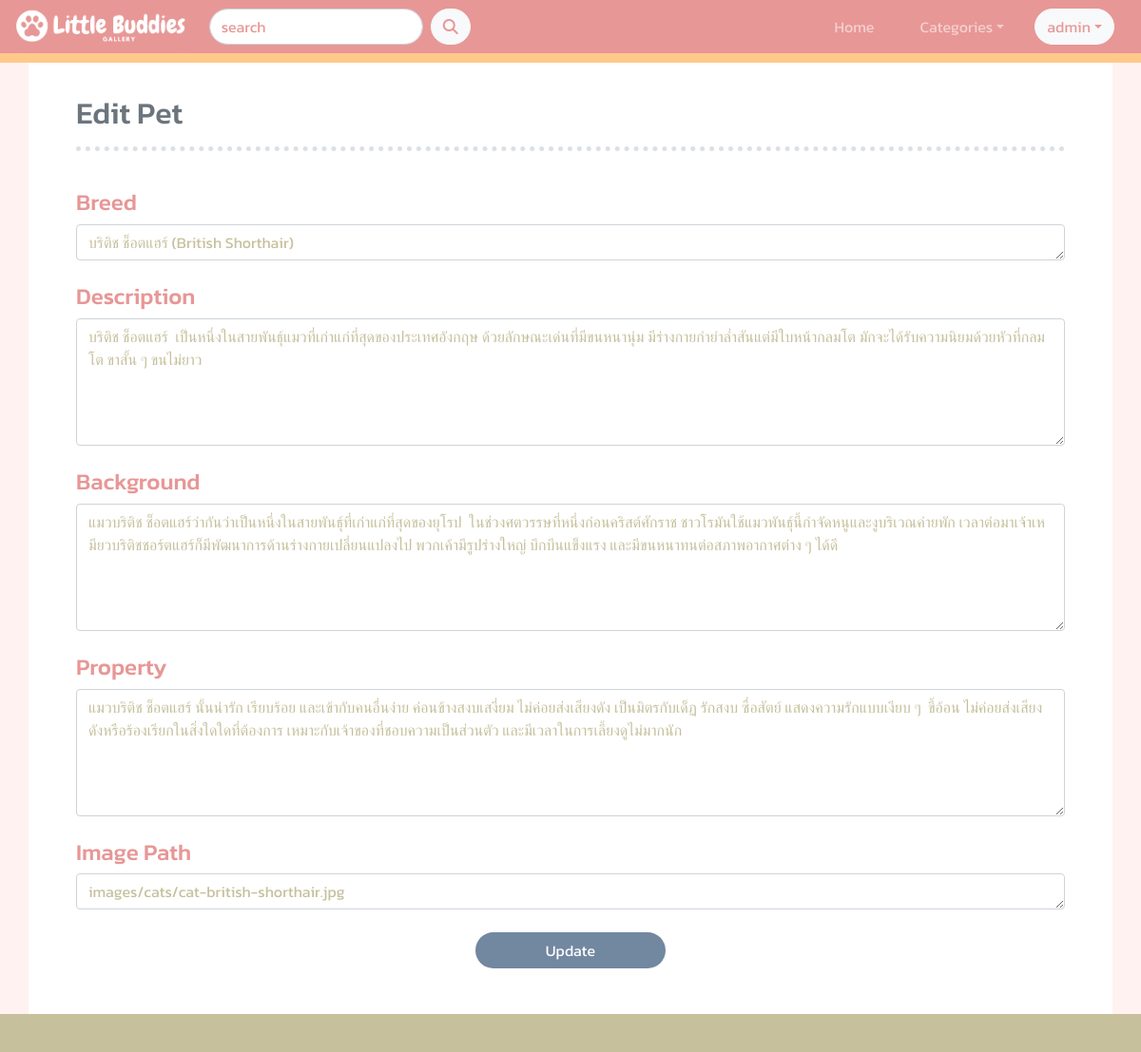
Screenshot of /edit_pet_update.php?updateid=4 (signed in) with the database file from the repository.
### tables this page shows
CREATE TABLE `pets` (
  `pet_id` int(11) NOT NULL,
  `categories` enum('DOG','CAT') NOT NULL,
  `breed` text NOT NULL,
  `description` text NOT NULL,
  `background` text NOT NULL,
  `property` text NOT NULL,
  `image` text NOT NULL
);

### edit_pet_update.php (the view, shortened to what this page needs)
<?php
    include('server.php');
?>
<!DOCTYPE html>
<html lang="en">
<head>
    <link rel="stylesheet" href="https://cdn.jsdelivr.net/npm/@fortawesome/fontawesome-free@6.1.1/css/all.css">
    <link href="https://cdn.jsdelivr.net/npm/bootstrap@5.1.3/dist/css/bootstrap.min.css" rel="stylesheet">
    <link rel="stylesheet" href="styles.css">
</head>
<body>
    <nav class="navbar navbar-expand-sm navbar-dark navbar-bg-pink fixed-top">
        <div class="container-fluid">
            <a href="index.php" class="navbar-brand " style="margin: -20px 0px -13px -10px;"><img src="images/logo-nav.png" height="55px"></a>
            <div class="collapse navbar-collapse" id="navbarToggle">
                <form class="d-flex" action="search.php" method="GET">
                    <input class="form-control rounded-pill ms-2 me-2" placeholder="search" type="text" name="search">
                    <button class="btn btn-light rounded-pill text-pink" type="submit">
                        <i class="fa-solid fa-magnifying-glass"></i>
                    </button>
                  </form>
                <ul class="navbar-nav ms-auto d-flex align-items-center">
                    <li class="nav-item ">
                        <a href="index.php" class="nav-link rounded-pill ms-2 me-2 px-3">Home</a>
                    </li>
                    <li class="nav-item dropdown">
                        <a class="nav-link btn-pink2 dropdown-toggle rounded-pill ms-2 me-2 px-3" data-bs-toggle="dropdown">Categories</a>
                    </li>
                    <?php if( $_SESSION['logged_in']): ?>
                        <li class="nav-item dropdown">
                            <button class="btn btn-light rounded-pill text-pink ms-2 me-3 dropdown-toggle" data-bs-toggle="dropdown"><?php echo $_SESSION['username'];?></button>
                        </li>
                    <?php endif; ?>
                </ul>
            </div>
        </div>
    </nav>
    <?php
        $updateid = $_GET['updateid'];
        $sql = "SELECT * FROM pets WHERE pet_id = '$updateid'";
        $result = $conn->query($sql);
        $row = $result->fetch_assoc();
    ?>
    <div class="container"><h2 class="text-secondary">Edit Pet</h2><hr><br>
        <div class="col-sm-12">
            <form method = "post">
                <div class="form-group">
                    <h4 class="text-pink">Breed</h4>
                    <textarea class="form-control text-green" rows="1" name="new_breed" maxlength="150"required><?php echo $row['breed'];?></textarea>
                </div>
                <div class="form-group"><br>
                    <h4 class="text-pink">Description</h4>
                    <textarea class="form-control text-green" rows="5" name="new_description" required><?php echo $row['description'];?></textarea>
                </div>
                <div class="form-group"><br>
                    <h4 class="text-pink">Background</h4>
                    <textarea class="form-control text-green" rows="5" name="new_background" required><?php echo $row['background'];?></textarea>
                </div>
                <div class="form-group"><br>
                    <h4 class="text-pink">Property</h4>
                    <textarea class="form-control text-green" rows="5" name="new_property" required><?php echo $row['property'];?></textarea>
                </div>
                <div class="form-group"><br>
                    <h4 class="text-pink">Image Path</h4>
                    <textarea class="form-control text-green" rows="1" name="new_image" required><?php echo $row['image'];?></textarea>
                </div>
                <br>
                <div class="col-sm-12 d-flex justify-content-center ">
                    <button class="btn btn-blue btn-long rounded-pill mb-5 " type="submit" name="edit_pet">Update</button>
                </div>
            </form>
        </div>
    </div>
    <div class="footer footer-green fixed-bottom"></div>
</body>
</html>

### styles.css (style rules this page uses)
.navbar { transition: all 0.5s; }
.navbar-bg-pink { border-bottom: 10px solid #FFC98B; background-color: #E79796; }
a.nav-link:link, a.nav-link:visited { background-color: #E79796; text-decoration: none; }
body { background-color: #FFF2F0; margin-bottom: 40px; font-family: 'Kanit', sans-serif; }
.container { margin-top: 50px; padding: 50px 50px 0px 50px; background-color: white; }
hr { background-color: transparent; border-top: 5px dotted #7287A0; }
.text-pink { color: #E79796; }
.text-green { color: #C6C09c; }
.btn-long { width: 200px; }
.btn-blue { color: white; background-color: #7287A0; }
.btn-pink2 { background-color: #E79796; color: white; }
a:link, a:visited { color: black; text-decoration: none; }
.footer-green { height: 40px; background-color: #C6C09c; transition: all 0.5s; }

### rows the page displays
pets: new_breed "บริติช ช็อตแฮร์ (British Shorthair)", new_description "บริติช ช็อตแฮร์ เป็นหนึ่งในสายพันธุ์แมวที่เก่าแก่ที่สุดของประเทศอังกฤษ ด้วยลักษณะเด่นที่มีขนหนานุ่ม มีร่างกายกำยำล่ำสันแต่มีใบหน้ากลมโต มักจะได้รับความนิยมด้วยหัวที่กลมโต ขาสั้น ๆ ขนไม่ยาว", new_background "แมวบริติช ช็อตแฮร์ว่ากันว่าเป็นหนึ่งในสายพันธุ์ที่เก่าแก่ที่สุดของยุโรป ในช่วงศตวรรษที่หนึ่งก่อนคริสต์ศักราช ชาวโรมันใช้แมวพันธุ์นี้กำจัดหนูและงูบริเวณค่ายพัก เวลาต่อมาเจ้าเหมียวบริติชชอร์ตแฮร์ก็มีพัฒนาการด้านร่างกายเปลี่ยนแปลงไป พวกเค้ามีรูปร่างใหญ่ บึกบึนแข็งแรง และมีขนหนาทนต่อสภาพอากาศต่าง ๆ ได้ดี", new_property "แมวบริติช ช็อตแฮร์ นั้นน่ารัก เรียบร้อย และเข้ากับคนอื่นง่าย ค่อนข้างสงบเสงี่ยม ไม่ค่อยส่งเสียงดัง เป็นมิตรกับเด็ฏ รักสงบ ซื่อสัตย์ แสดงความรักแบบเงียบ ๆ ขี้อ้อน ไม่ค่อยส่งเสียงดังหรือร้องเรียกในสิ่งใดใดที่ต้องการ เหมาะกับเจ้าของที่ชอบความเป็นส่วนตัว และมีเวลาในการเลี้ยงดูไม่มากนัก", new_image "images/cats/cat-british-shorthair.jpg"

### other values shown
$_SESSION['username'] "admin"
